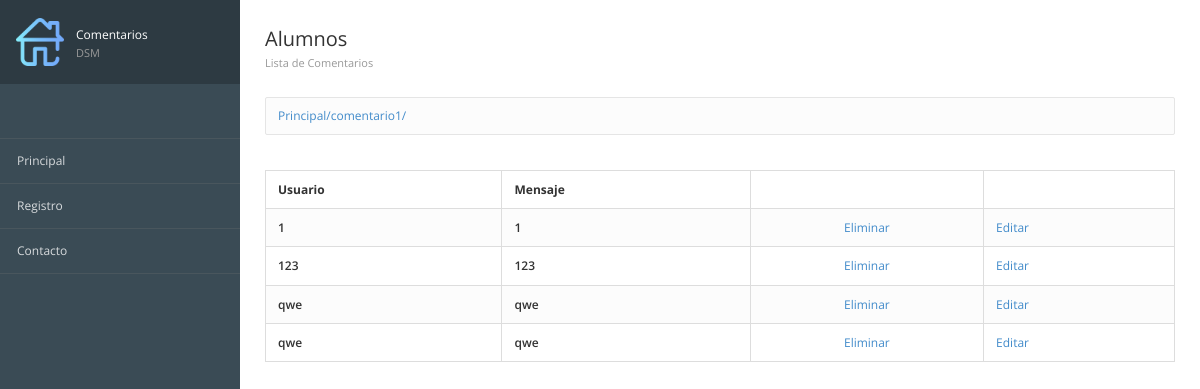
/comentario1/, run on an earlier commit of the app's database.
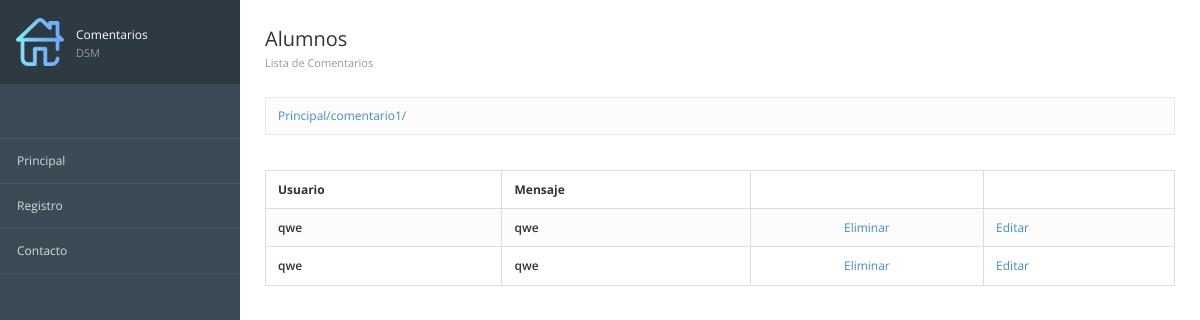
And on a later commit of the database.
### registros/models.py (models this page shows, shortened)
class ComentarioContacto(models.Model):
    id = models.AutoField(primary_key=True,verbose_name="Clave")
    usuario = models.TextField(verbose_name="Usuario")
    mensaje = models.TextField(verbose_name="Comentario")
    created =models.DateTimeField(auto_now_add=True,verbose_name="Registrado")
    class Meta:
        verbose_name = "Comentario Contacto"
        verbose_name_plural = "Comentarios Contactos"
        ordering = ["-created"]

### registros/views.py (the view)
# urls.py: path('comentario1/',views_registros.comentario1,name="comentarioConsultas"),
def comentario1(request):
     fechaInicio= datetime.date(2025,7,4)
     fechaFin= datetime.date(2025,7,10)
     comentarios=ComentarioContacto.objects.filter(created__range=(fechaInicio,fechaFin))
     return render(request,"registros/comentarioConsultas.html",{'comentarios':comentarios})

### inicio/templates/registros/comentarioConsultas.html (shortened to what this page needs)
{% extends "inicio/encabezado.html" %}
{% block imagen %}
	{% load static %}
	{%static 'inicio/images/home.png'%}
{% endblock %}
{% block pag %}Comentarios {% endblock %}
			{% block encabezado %}
			<h3>Alumnos
				<small>Lista de Comentarios </small></h3>
			{% endblock %}
{% block contenido %}
<table class="table table-bordered table-striped">
    <thead>
        <tr>
            <th>Usuario</th>
            <th>Mensaje</th>
            <th></th>
            <th></th>
        </tr>
    </thead>
	<tbody>
		{% for comentario in comentarios %}
		<tr>
			<td class="text-semibold">{{ comentario.usuario }}</td>
			<td class="text-semibold">{{ comentario.mensaje }}</td>
			<td class="text-center">
				<a href="{%url 'Eliminar' comentario.id%}">Eliminar</a>
			</td>
			<td class=>
				<a href="{%url 'ConsultaIndividual' comentario.id%}">Editar</a>
			</td>
		</tr>
		{% endfor %}
	</tbody>
</table>
{% endblock %}

What changed in the data, as far as the page shows it:
removed ComentarioContacto: usuario "1", mensaje "1"
removed ComentarioContacto: usuario "123", mensaje "123"
